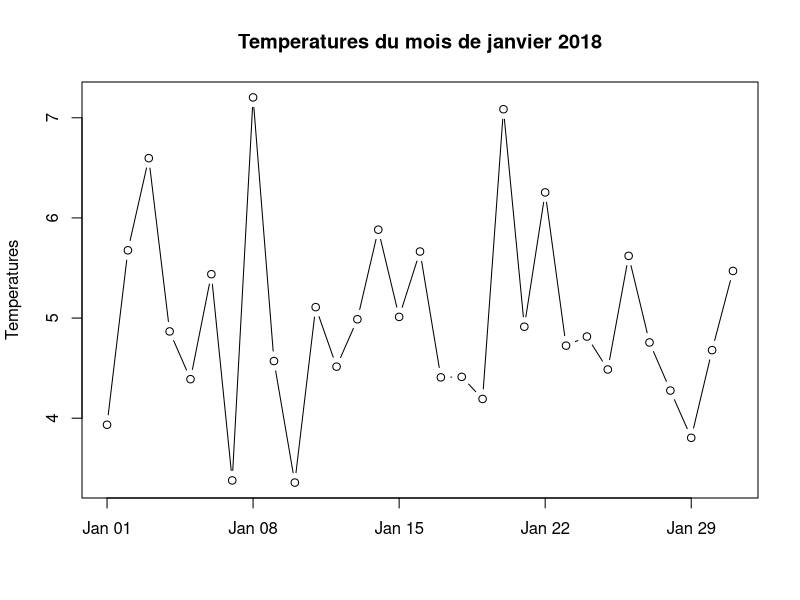
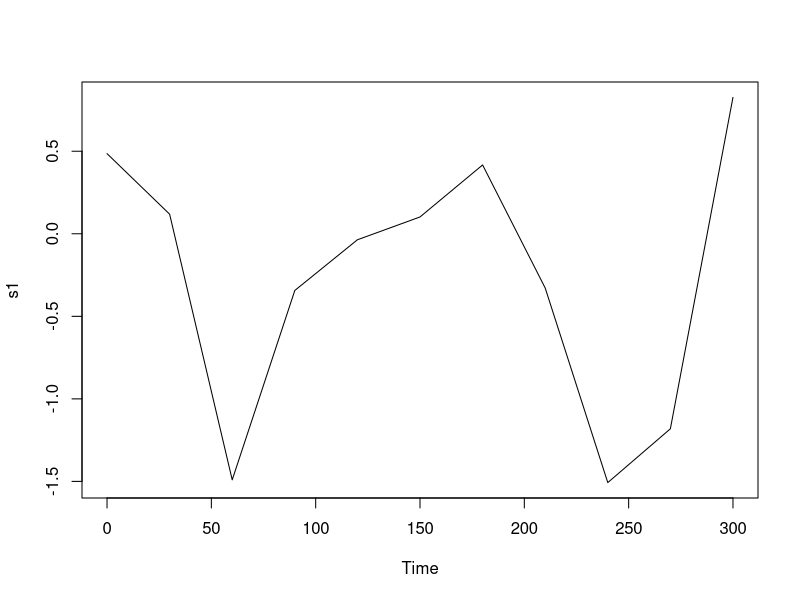
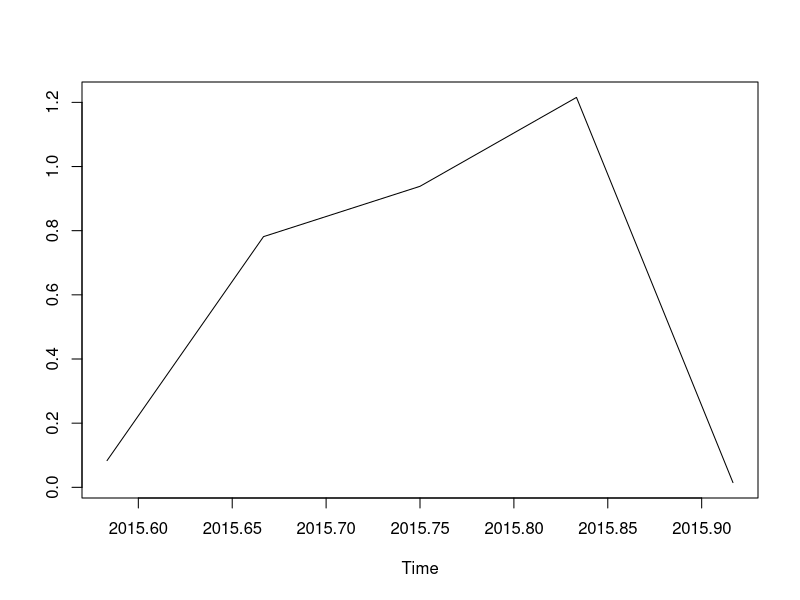

Write R code to recreate these figures, in order.
## ---- chunk 1
date()
## ---- chunk 2
dates = c("17/02/18", "27/02/18", "14/01/18", "28/02/18")
dates
## ---- chunk 3
class(dates)
## ---- chunk 4
dates = as.Date(dates)
print(class(dates))
dates
## ---- chunk 5
dates <- as.Date(dates, "%d/%m/%y")
dates
## ---- chunk 6
difftime(dates[1], dates[4])
## ---- chunk 7
difftime(dates[1], dates[4],units = "s")
## ---- chunk 8
d1 <- seq(from = as.Date("01/01/18", "%d/%m/%y"), by = "day",length.out = 31)
d1
## ---- chunk 9
d2 <- seq(from = as.Date("01/01/18", "%d/%m/%y"), by = "month",length.out = 12)
d2
## ---- chunk 10
d3<-seq(from=as.Date("01/01/18","%d/%m/%y"),to= as.Date("31/01/18","%d/%m/%y"),
length.out=15)
d3
## ---- chunk 11
print(length(d1))
d1
## ---- chunk 12
temperatures <- rnorm(length(d1), mean = 5)
temperatures
## ---- chunk 13
plot(x=d1, y=temperatures, type="b",xlab="",ylab="Temperatures",
main="Temperatures du mois de janvier 2018")
## ---- chunk 14
temperatures
## ---- chunk 15
temperature <- ts(data = temperatures, start = 0, end = 31)
temperature
## ---- chunk 16
class(temperature)
## ---- chunk 17
s1 <- ts(data=rnorm(11),start=0, end=5*60, frequency= 1/30)
s1
## ---- chunk 18
plot(s1)
## ---- chunk 19
s2 <- ts(data = rnorm(36), start = c(2015,1), frequency = 12)
s2
## ---- chunk 20
s2 <- ts(data = rnorm(36), start = c(2015,5), frequency = 12)
s2
## ---- chunk 21
plot(window(s2,start=c(2015,8),end=c(2015,12)),ylab="")
## ---- chunk 22
data_sncf_mens = read.table("data/SNCF-Mens.txt")
